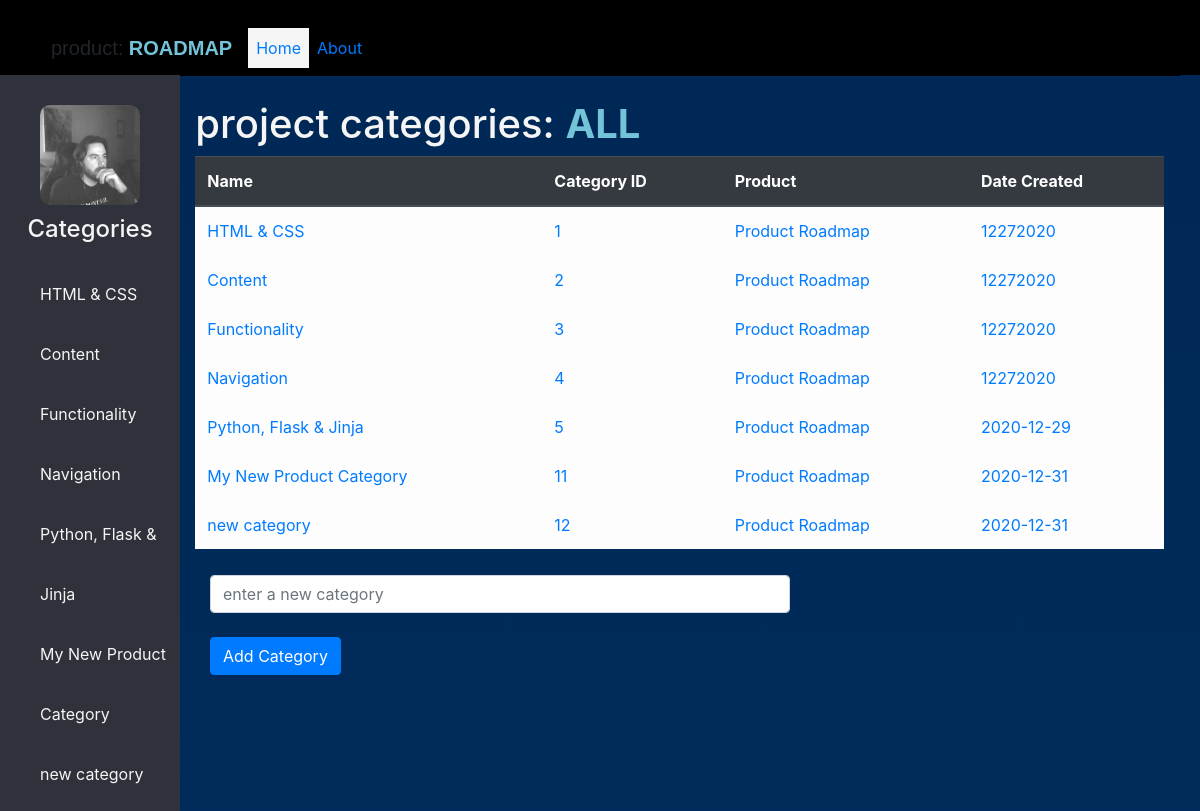
The page / on the database its author committed.
### tables this page shows
CREATE TABLE "categories" (
	"category"	TEXT NOT NULL UNIQUE,
	"categoryid"	INTEGER NOT NULL PRIMARY KEY AUTOINCREMENT UNIQUE,
	"product"	TEXT NOT NULL,
	"date"	INTEGER NOT NULL
);

### application.py (the view)
@app.route("/", methods=["GET", "POST"])
def load_categories():
    table = "categories"
    if request.method == "POST":
        product = "Product Roadmap"
        today = date.today()
        category = request.form.get("category")
        new_category = Categories(category=category, product=product, date=today)
        try:
            db.session.add(new_category)
            db.session.commit()
            return redirect("/")
        except:
            return "There was an error adding your New Category"
    else:
        return render_template("index.html")

### application.py (called while the page is built)
@app.after_request
def after_request(response):
    response.headers["Cache-Control"] = "no-cache, no-store, must-revalidate"
    response.headers["Expires"] = 0
    response.headers["Pragma"] = "no-cache"
    return response

@app.context_processor
def context_processor():
    categories = db.session.query(Categories.category, Categories.categoryid, Categories.product, Categories.date)
    projects = db.session.query(Projects.project, Projects.projectid, Projects.tshirtsize, Projects.categoryid, Projects.status)
    stories = db.session.query(Stories.story, Stories.storyid, Stories.tshirtsize, Stories.date, Stories.projectid, Stories.status)
    return dict(categories=categories, projects=projects)

### templates/index.html (shortened to what this page needs)
{% extends "layout.html" %}
{% block content %}
    <div class="content-header">
        <h1>project categories: <b><span>ALL</span></b></h1>
    </div>
    <table class="table center table-hover table-light">
        <thead class="thead-dark">
            <th>Name</th>
            <th>Category ID</th>
            <th>Product</th>
            <th>Date Created</th>
        </thead>
        {% for row in categories %}
            <tr>
                <td><a href="#">{{ row.category }}</a></td>
                <td><a href="#">{{ row.categoryid }}</a></td>
                <td><a href="#">{{ row.product }}</a></td>
                <td><a href="#">{{ row.date }}</a></td>
            </tr>
        {% endfor %}
    </table>
    <form action="/" method="post">
        <div class="form-group">
            <input autocomplete="off" class="form-control" name="category" placeholder="enter a new category" type="text">
            <br>
            <button class="btn btn-primary" type="submit">Add Category</button>
        </div>
    </form>
{% endblock %}

### templates/layout.html (shortened to what this page needs)
<!DOCTYPE html>
<html lang="en">
        <head>
            <link rel="stylesheet" href="{{ url_for('static', filename='styles.css')}}">
            <link href="https://stackpath.bootstrapcdn.com/bootstrap/4.5.0/css/bootstrap.min.css" rel="stylesheet">
        </head>
        <body>
            <header>
                <nav class="navbar navbar-expand-lg">
                    <div class="container-fluid">
                        <a class="navbar-brand">product: <b><span>ROADMAP</span></b></a>
                        <div class="collapse navbar-collapse" id="navbarNavDropdown">
                            <ul class="navbar-nav">
                                <li class="nav-item">
                                    <a class="nav-link {% if request.path == '/' %}active{% endif %}" href="/">Home</a>
                                </li>
                                <li class="nav-item">
                                    <a class="nav-link {% if request.path == '/about' %}active{% endif %}" href="/about">About</a>
                                </li>
                            </ul>
                        </div>
                    </div>
                </nav>
            </header>
            <div class="sidebar">
                <center>
                    <img src="{{url_for('static', filename='me.png')}}" class="profile_image" alt="">
                    <h4>Categories</h4>
                </center>
                {% for row in categories %}
                <a href='/project/{{ row.categoryid }}'>{{ row.category }}</a>
                {% endfor %}
            </div>
                <div class="content">
                    {% block content %}
                    {% endblock %}
                </div>
        </body>
</html>

### static/styles.css (style rules this page uses)
body { margin: 0; padding: 0; font-family: "Monaco", sans-serif; z-index: -6; }
.navbar-brand { font-family: "Monaco", sans-serif; color: whitesmoke; }
span { color: #73C4D8; text-transform: uppercase; }
.navbar { background: black; }
header { position: fixed; background: black; padding: 20px; width: 100%; height: 75px; }
.sidebar { background: #2F323A; margin-top: 75px; padding-top: 30px; position: fixed; float: left; left: 0; width: 15%; height: 100%; }
.content { margin-left: 15%; background-image: linear-gradient(to bottom,#002856, #00447c, whitesmoke); background-size: cover; float: right; height: 200%; width: 85%; color: whitesmoke; position: absolute; z-index: -2; }
.content-header { margin-top:100px; margin-left:1.5%; width: 1000px; }
.table { max-width: 95%; }
table.center { margin-left: 1.5%; margin-right: auto; }
.form-group { margin-top: 10px; margin-left: 20px; padding: 10px; max-width: 600px; }
.sidebar a { color: whitesmoke; display: block; width: 100%; line-height:60px; text-decoration: none; padding-left: 40px; box-sizing: border-box; }
.sidebar .profile_image { width: 100px; height: 100px; border-radius: 10px; margin-bottom: 10px; }
.sidebar h4 { color: whitesmoke; margin-top: 0; margin-bottom: 20px; }
.active { background: whitesmoke; }

### rows shown on the page
categories: category "HTML & CSS", categoryid "1", product "Product Roadmap", date "12272020"
categories: category "Content", categoryid "2", product "Product Roadmap", date "12272020"
categories: category "Functionality", categoryid "3", product "Product Roadmap", date "12272020"
categories: category "Navigation", categoryid "4", product "Product Roadmap", date "12272020"
categories: category "Python, Flask & Jinja", categoryid "5", product "Product Roadmap", date "2020-12-29"
categories: category "My New Product Category", categoryid "11", product "Product Roadmap", date "2020-12-31"
categories: category "new category", categoryid "12", product "Product Roadmap", date "2020-12-31"
